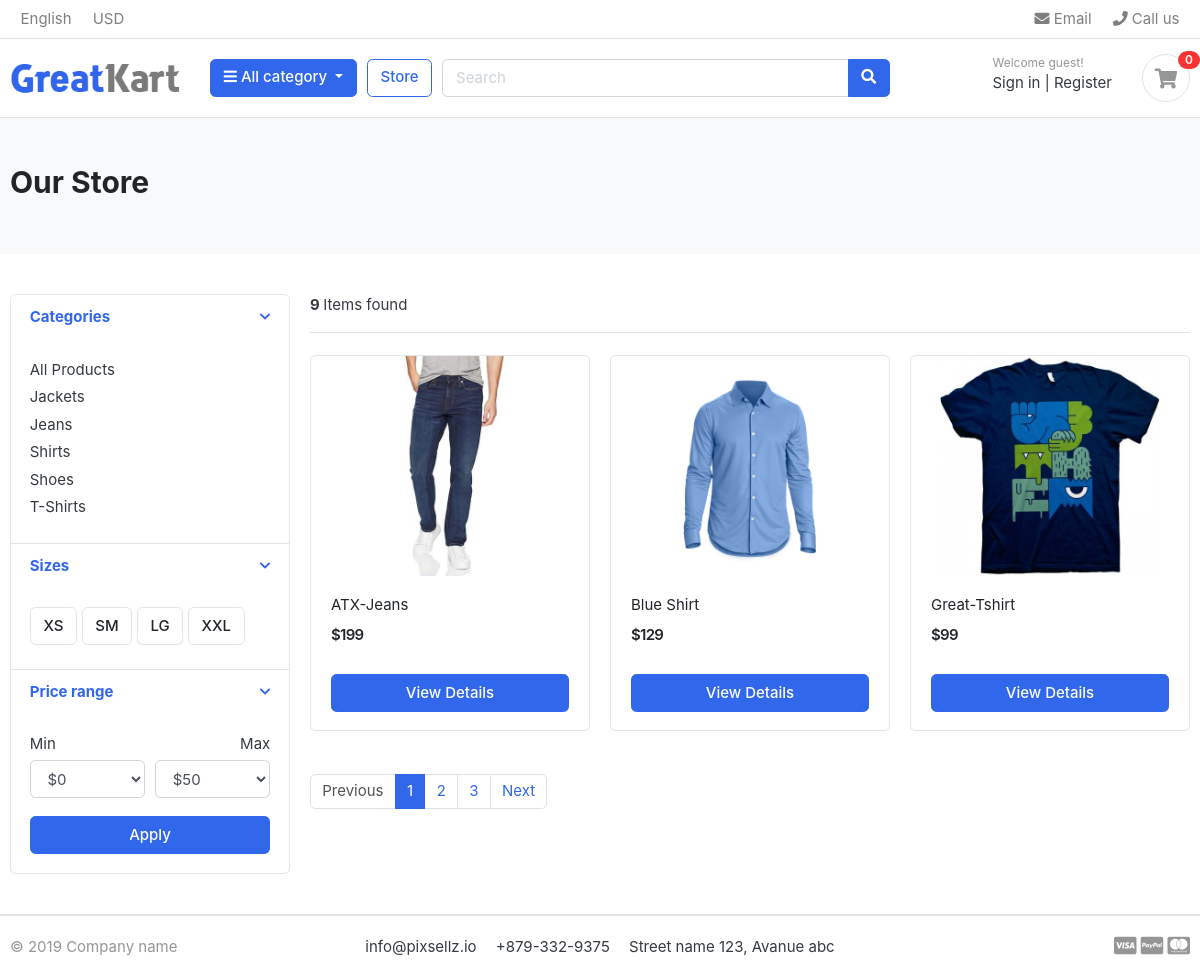
/store/, run on the app's committed database.
### Category/models.py (models this page shows, shortened)
class category(models.Model):
    category_name         = models.CharField(max_length=64, unique=True)
    slug                  = models.SlugField(max_length=100, unique=True)
    discription           = models.TextField(max_length=564, blank=True)
    cat_image             = models.ImageField(upload_to='photos/categories', blank=True)
    class Meta:
        verbose_name = "category"
        verbose_name_plural = "categories"
    def get_url(self):
        return reverse('products_by_category', args=[self.slug])

### store/models.py (models this page shows, shortened)
class Product(models.Model):
    product_name = models.CharField(max_length=220, unique=True)
    slug         = models.SlugField(max_length=220, unique=True)
    discription  = models.TextField(max_length=500, unique=True)
    price        = models.IntegerField()
    images       = models.ImageField(upload_to='photos/products')
    stock        = models.IntegerField()
    is_available = models.BooleanField(default=True)
    category     = models.ForeignKey(category, on_delete=models.CASCADE)
    created_date = models.DateTimeField(auto_now_add=True)
    modified_date= models.DateTimeField(auto_now=True)
    def get_url(self):
        return reverse('product_detail', args=[self.category.slug, self.slug])

### store/views.py (the view)
# urls.py: path('store/', include('store.urls')),
def store(request, category_slug=None):
    categories = None
    products = None
    if category_slug != None:
        categories = get_object_or_404(category, slug=category_slug)
        products = Product.objects.filter(category=categories, is_available=True)
        paginator = Paginator(products, 2)
        page = request.GET.get('page')
        paged_products = paginator.get_page(page)
        product_count = products.count()
    else:
        products = Product.objects.all().filter(is_available=True).order_by('id')
        paginator = Paginator(products, 3)
        page = request.GET.get('page')
        paged_products = paginator.get_page(page)
        product_count = products.count()
    context = {
        'products': paged_products,'product_count': product_count
    }
    return render(request, 'store/store.html', context)

### Category/contex_processors.py (called while the page is built)
def menu_links(request):
    links = category.objects.all()
    return dict(links=links)

### cart/context_processors.py (called while the page is built)
def counter(request):
    cart_count = 0
    if 'admin' in request.path:
        return {}
    else:
        try:
            cart = Cart.objects.filter(cart_id=_cart_id(request))
            if request.user.is_authenticated:
                cart_items = Cartitem.objects.all().filter(user=request.user)
            else:
                cart_items = Cartitem.objects.all().filter(cart=cart[:1])
            for cart_item in cart_items:
                cart_count += cart_item.quantity
        except Cart.DoesNotExist:
            cart_count = 0
    return dict(cart_count=cart_count)

### cart/views.py (called while the page is built)
def _cart_id(request):
    cart = request.session.session_key
    if not cart:
        cart = request.session.create()
    return cart

### templates/store/store.html (shortened to what this page needs)
{% extends 'base.html' %}
{% load static %}
{% block content %}
    <section class="section-pagetop bg">
        <div class="container">
            {% if 'search' in request.path %}
               <h2 class="title-page">Search Results</h2>
            {% else %}
               <h2 class="title-page">Our Store</h2>
            {% endif %}
        </div>
    </section>
    <section class="section-content padding-y">
    <div class="container">
    <div class="row">
        <aside class="col-md-3">
    <div class="card">
        <article class="filter-group">
            <header class="card-header">
                <a href="#" data-toggle="collapse" data-target="#collapse_1" aria-expanded="true" class="">
                    <i class="icon-control fa fa-chevron-down"></i>
                    <h6 class="title">Categories</h6>
                </a>
            </header>
            <div class="filter-content collapse show" id="collapse_1" style="">
                <div class="card-body">
                    <ul class="list-menu">
                    <li><a href="{% url 'store' %}"> All Products  </a></li>
                    {% for category in links %}
                    <li><a href="{{ category.get_url }}"> {{ category.category_name }}  </a></li>
                    {% endfor %}
                    </ul>
                </div>
            </div>
        </article>
        <article class="filter-group">
            <header class="card-header">
                <a href="#" data-toggle="collapse" data-target="#collapse_4" aria-expanded="true" class="">
                    <i class="icon-control fa fa-chevron-down"></i>
                    <h6 class="title">Sizes </h6>
                </a>
            </header>
            <div class="filter-content collapse show" id="collapse_4" style="">
                <div class="card-body">
                  <label class="checkbox-btn">
                    <span class="btn btn-light"> XS </span>
                  </label>
                  <label class="checkbox-btn">
                    <span class="btn btn-light"> SM </span>
                  </label>
                  <label class="checkbox-btn">
                    <span class="btn btn-light"> LG </span>
                  </label>
                  <label class="checkbox-btn">
                    <span class="btn btn-light"> XXL </span>
                  </label>
            </div>
            </div>
        </article>
        <article class="filter-group">
            <header class="card-header">
                <a href="#" data-toggle="collapse" data-target="#collapse_3" aria-expanded="true" class="">
                    <i class="icon-control fa fa-chevron-down"></i>
                    <h6 class="title">Price range </h6>
                </a>
            </header>
            <div class="filter-content collapse show" id="collapse_3" style="">
                <div class="card-body">
                    <div class="form-row">
                    <div class="form-group col-md-6">
                      <label>Min</label>
                          <select class="mr-2 form-control">
                            <option value="0">$0</option>
                        </select>
                    </div>
                    <div class="form-group text-right col-md-6">
                      <label>Max</label>
                          <select class="mr-2 form-control">
                            <option value="50">$50</option>
                        </select>
                    </div>
                    </div>
                    <button class="btn btn-block btn-primary">Apply</button>
                </div>
            </div>
        </article>
    </div>
        </aside>
        <main class="col-md-9">
    <header class="border-bottom mb-4 pb-3">
            <div class="form-inline">
                <span class="mr-md-auto"> <b> {{ product_count }} </b> Items found </span>
            </div>
    </header>
    <div class="row">
        {% if products %}
        {% for product in products %}
        <div class="col-md-4">
            <figure class="card card-product-grid">
                <div class="img-wrap">
                    <a href="{{ product.get_url }}"><img src="{{ product.images.url }}"></a>
                </div>
                <figcaption class="info-wrap">
                    <div class="fix-height">
                        <a href="{{ product.get_url }}" class="title">{{ product.product_name }}</a>
                        <div class="price-wrap mt-2">
                            <span class="price">${{ product.price }}</span>
                        </div>
                    </div>
                    <a href="{{ product.get_url }}" class="btn btn-block btn-primary"> View Details </a>
                </figcaption>
            </figure>
        </div>
        {% endfor %}
        {% else %}
          <div>
            <h2> No Result found. Please try again </h2>
          </div>
        {% endif %}
    </div>
    <nav class="mt-4" aria-label="Page navigation sample">
    {% if products.has_other_pages %}
      <ul class="pagination">
        {% if products.has_previous %}
          <li class="page-item"><a class="page-link" href="?page={{ products.previous_page_number }}">Previous</a></li>
        {% else %}
          <li class="page-item disabled"><a class="page-link" href="#">Previous</a></li>
        {% endif %}
        {% for i in products.paginator.page_range %}
        {% if products.number == i %}
          <li class="page-item active"><a class="page-link" href="#">{{i}}</a></li>
        {% else %}
          <li class="page-item"><a class="page-link" href="?page={{i}}">{{i}}</a></li>
        {% endif %}
        {% endfor %}
        {% if products.has_next %}
           <li class="page-item"><a class="page-link" href="?page={{ products.next_page_number }}">Next</a></li>
        {% else %}
           <li class="page-item disabled"><a class="page-link" href="#">Next</a></li>
        {% endif %}
      </ul>
    {% endif %}
    </nav>
        </main>
    </div>
    </div>
    </section>
{% endblock %}

### templates/base.html (shortened to what this page needs)
{% load static %}
<!DOCTYPE HTML>
<html lang="en">
<head>
<link href="{% static 'css/bootstrap.css' %}" rel="stylesheet" type="text/css"/>
<link href="{% static 'fonts/fontawesome/css/all.min.css' %}" type="text/css" rel="stylesheet">
<link href="{% static 'css/ui.css' %}" rel="stylesheet" type="text/css"/>
<link href="{% static 'css/responsive.css' %}" rel="stylesheet" media="only screen and (max-width: 1200px)" />
</head>
{% include 'includes/navbar.html' %}
{% block content %}{% endblock %}
{% include 'includes/footer.html' %}

### templates/includes/navbar.html (shortened to what this page needs)
{% load static %}
<header class="section-header">
    <nav class="navbar p-md-0 navbar-expand-sm navbar-light border-bottom">
    <div class="container">
      <div class="collapse navbar-collapse" id="navbarTop4">
        <ul class="navbar-nav mr-auto">
            <li class="nav-item dropdown">
                 <a href="#" class="nav-link">   English </a>
            </li>
            <li class="nav-item dropdown">
                <a href="#" class="nav-link"> USD </a>
            </li>
        </ul>
        <ul class="navbar-nav">
            <li><a href="#" class="nav-link"> <i class="fa fa-envelope"></i> Email </a></li>
            <li><a href="#" class="nav-link"> <i class="fa fa-phone"></i> Call us </a></li>
        </ul>
      </div>
    </div>
    </nav>
    <section class="header-main border-bottom">
        <div class="container">
    <div class="row align-items-center">
        <div class="col-lg-2 col-md-3 col-6">
            <a href="{% url 'home' %}" class="brand-wrap">
                    <img class="logo" src="{% static './images/logo.png' %}">
            </a>
        </div>
        <div class="col-lg col-sm col-md col-6 flex-grow-0">
            <div class="category-wrap dropdown d-inline-block float-right">
                <button type="button" class="btn btn-primary dropdown-toggle" data-toggle="dropdown">
                    <i class="fa fa-bars"></i> All category
                </button>
            </div>
        </div>
        <a href="{% url 'store' %}" class="btn btn-outline-primary">Store</a>
        <div class="col-lg  col-md-6 col-sm-12 col">
            <form action="{% url 'search' %}" class="search" method="GET">
                <div class="input-group w-100">
                    <input type="text" class="form-control" style="width:60%;" placeholder="Search" name="keyword">
                    <div class="input-group-append">
                      <button class="btn btn-primary" type="submit">
                        <i class="fa fa-search"></i>
                      </button>
                    </div>
                </div>
            </form>
        </div>
        <div class="col-lg-3 col-sm-6 col-8 order-2 order-lg-3">
                    <div class="d-flex justify-content-end mb-3 mb-lg-0">
                        {% if user.id is None %}
                        <div class="widget-header">
                            <small class="title text-muted">Welcome guest!</small>
                            <div>
                                <a href="{% url 'login' %}">Sign in</a> <span class="dark-transp"> | </span>
                                <a href="{% url 'register' %}"> Register</a>
                            </div>
                        </div>
                        {% endif %}
                        <a href="{% url 'cart' %}" class="widget-header pl-3 ml-3">
                            <div class="icon icon-sm rounded-circle border"><i class="fa fa-shopping-cart"></i></div>
                            <span class="badge badge-pill badge-danger notify"> {{ cart_count }} </span>
                        </a>
                    </div>
                </div>
    </div>
        </div>
    </section>
    </header>

### templates/includes/footer.html
<footer class="section-footer border-top">
	<div class="container">
		<section class="footer-bottom border-top row">
			<div class="col-md-2">
				<p class="text-muted"> &copy 2019 Company name </p>
			</div>
			<div class="col-md-8 text-md-center">
				<span  class="px-2">info@pixsellz.io</span>
				<span  class="px-2">+879-332-9375</span>
				<span  class="px-2">Street name 123, Avanue abc</span>
			</div>
			<div class="col-md-2 text-md-right text-muted">
				<i class="fab fa-lg fa-cc-visa"></i>
				<i class="fab fa-lg fa-cc-paypal"></i>
				<i class="fab fa-lg fa-cc-mastercard"></i>
			</div>
		</section>
	</div>
</footer>

### static/css/ui.css (style rules this page uses)
html { font-family: "Inter", sans-serif; font-size: 15px; }
.img-wrap { text-align: center; display: block; }
.img-wrap img { max-width: 100%; }
.price-wrap { letter-spacing: -0.7px; }
.icon-xs, .icon-sm, .icon-md, .icon-lg { display: inline-block; text-align: center; flex-shrink: 0; flex-grow: 0; }
.icon-sm { width: 48px; height: 48px; line-height: 48px !important; font-size: 20px; }
.padding-y { padding-top: 40px; padding-bottom: 40px; }
figure { margin-bottom: 0; }
article:after, .form-group:after { display: block; clear: both; content: ""; }
.bg { background-color: #f8f9fa; }
.title-page { color: #212529; }
p:last-child { margin-bottom: 0; }
.header-main { position: relative; padding-top: 1rem; padding-bottom: 1rem; }
.brand-wrap .logo, .navbar-brand .logo { margin-right: 7px; max-height: 42px; display: inline-block; }
.widget-header { display: inline-block; vertical-align: middle; position: relative; }
.widget-header a { color: #343a40; }
.widget-header i { color: #969696; }
.widget-header .title { display: block; }
.widget-header .notify { position: absolute; top: -3px; right: -10px; }
.footer-bottom { padding-top: 20px; padding-bottom: 20px; }
.btn-light { background-color: #fff; border-color: #e4e4e4; }
[class*=list-] li:after { visibility: hidden; display: block; content: ""; overflow: hidden; height: 0; clear: both; }
.list-menu { list-style: none; margin: 0; padding-left: 0; }
.list-menu li { margin-bottom: 5px; }
.list-menu a { color: #343a40; }
[class*=card-product] a.title { color: #212529; display: block; }
[class*=card-product] .img-wrap { overflow: hidden; position: relative; }
[class*=card-product] .img-wrap img { height: 100%; max-width: 100%; width: auto; display: inline-block; -o-object-fit: cover; object-fit: cover; }
.card-product-grid { margin-bottom: 20px; }
.card-product-grid .img-wrap { border-radius: 0.2rem 0.2rem 0 0; height: 220px; }
.card-product-grid .info-wrap { overflow: hidden; padding: 18px 20px; }
.card-product-grid .fix-height { height: 80px; overflow: hidden; }
.card .img-wrap { overflow: hidden; }
.notify { position: absolute; top: -4px; right: -10px; display: inline-block; padding: 0.25em 0.6em; font-size: 12px; line-height: 1; text-align: center; border-radius: 3rem; color: #fff; background-color: #fa3434; }
.price { font-weight: 600; color: #212529; }
.icon-control { margin-top: 5px; float: right; font-size: 80%; }
.card-header .title { margin-bottom: 0; line-height: 1.5; }
.filter-group { border-bottom: 1px solid #e4e4e4; }
.filter-group .card-header { border-bottom: 0; }
.filter-group:last-child { border-bottom: 0; }
.checkbox-btn { position: relative; }
.section-pagetop { padding: 45px 0; }

### data on the page
category: category_name "Jackets"
category: category_name "Jeans"
category: category_name "Shirts"
category: category_name "Shoes"
category: category_name "T-Shirts"
Product: images (picture), product_name "ATX-Jeans", price "199"
Product: images (picture), product_name "Blue Shirt", price "129"
Product: images (picture), product_name "Great-Tshirt", price "99"

### other printed values
{{ cart_count }} "0"
{{ product_count }} "9"
{{ i }} "1"
{{ i }} "2" "3"
